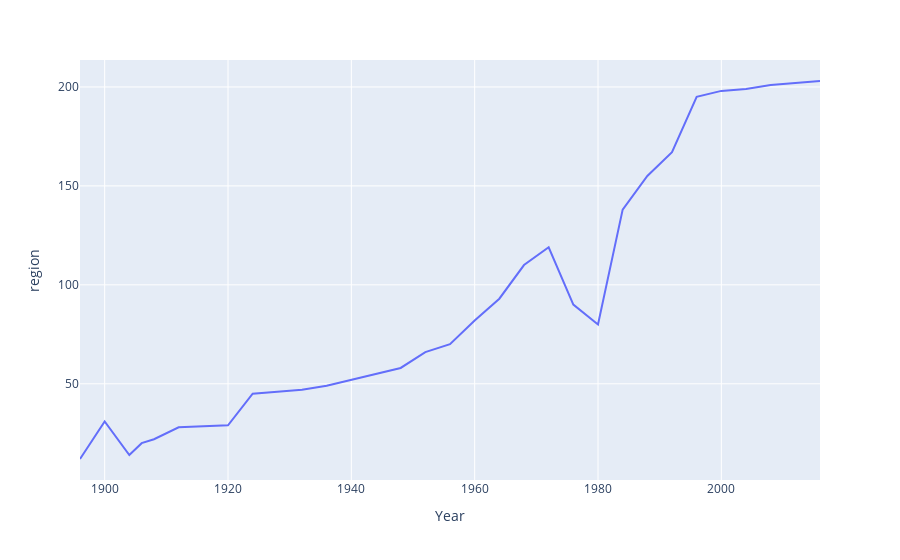

The cell this chart's notebook holds for it:
### Code cell
fig=px.line(noc_vs_y,x='Year',y='region')
fig.show()

### Figure 1 — Plotly figure (JSON) as saved in the notebook; plotly's stock layout.template omitted (floating-point values rounded to 4 significant figures)
{"data": [{"hovertemplate": "Year=%{x}<br>region=%{y}<extra></extra>", "legendgroup": "", "line": {"color": "#636efa", "dash": "solid"}, "marker": {"symbol": "circle"}, "mode": "lines", "name": "", "orientation": "v", "showlegend": false, "type": "scatter", "x": [1896, 1900, 1904, 1906, 1908, 1912, 1920, 1924, 1928, 1932, 1936, 1948, 1952, 1956, 1960, 1964, 1968, 1972, 1976, 1980, 1984, 1988, 1992, 1996, 2000, 2004, 2008, 2012, 2016], "xaxis": "x", "y": [12, 31, 14, 20, 22, 28, 29, 45, 46, 47, 49, 58, 66, 70, 82, 93, 110, 119, 90, 80, 138, 155, 167, 195, 198, 199, 201, 202, 203], "yaxis": "y"}], "layout": {"legend": {"tracegroupgap": 0}, "margin": {"t": 60}, "xaxis": {"anchor": "y", "domain": [0, 1], "title": {"text": "Year"}}, "yaxis": {"anchor": "x", "domain": [0, 1], "title": {"text": "region"}}}}
